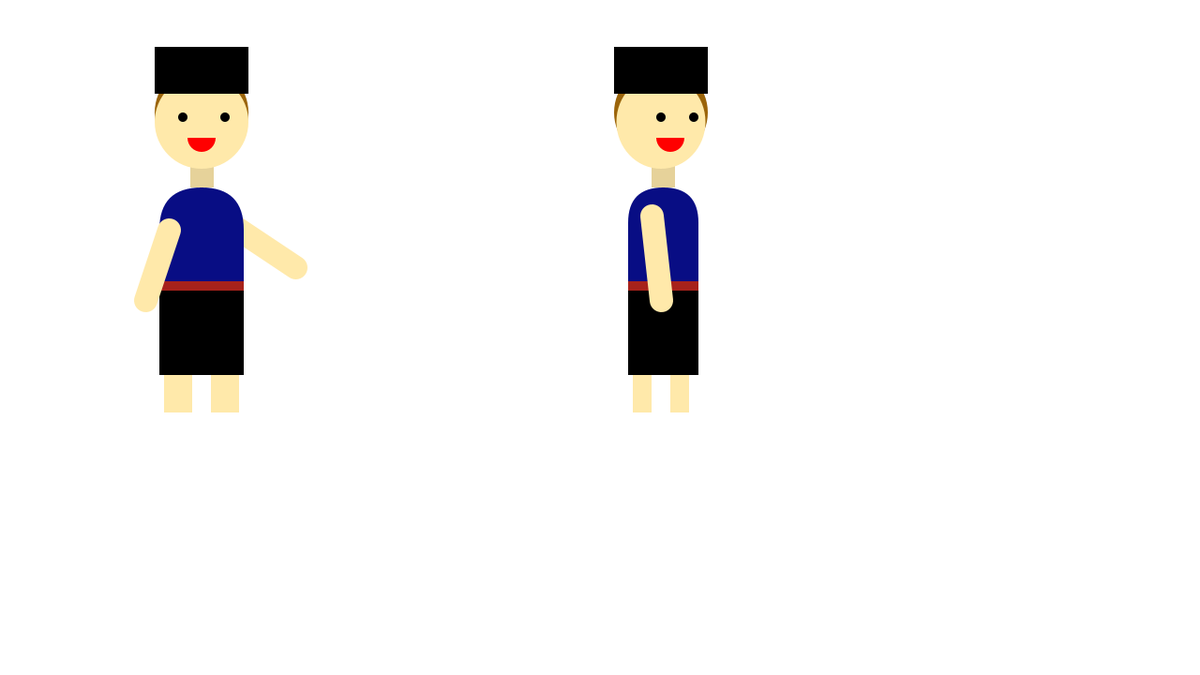
Frame 1 (no input)
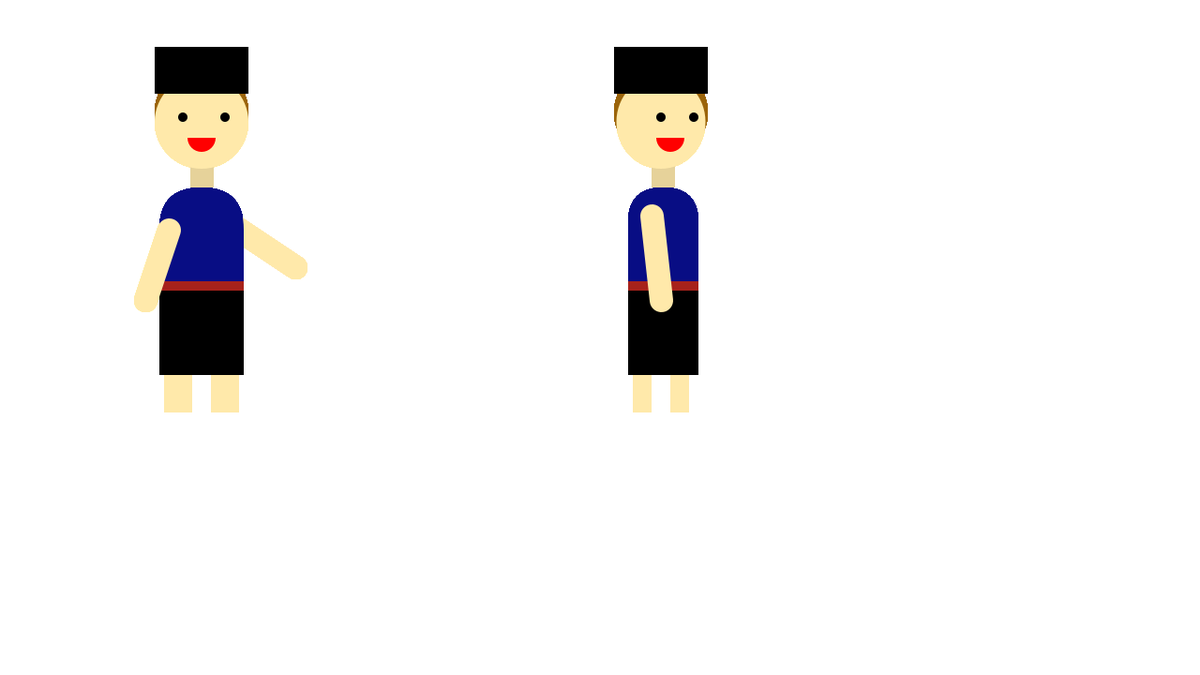
Frame 60 (the mouse pressed at the canvas centre just before this capture)
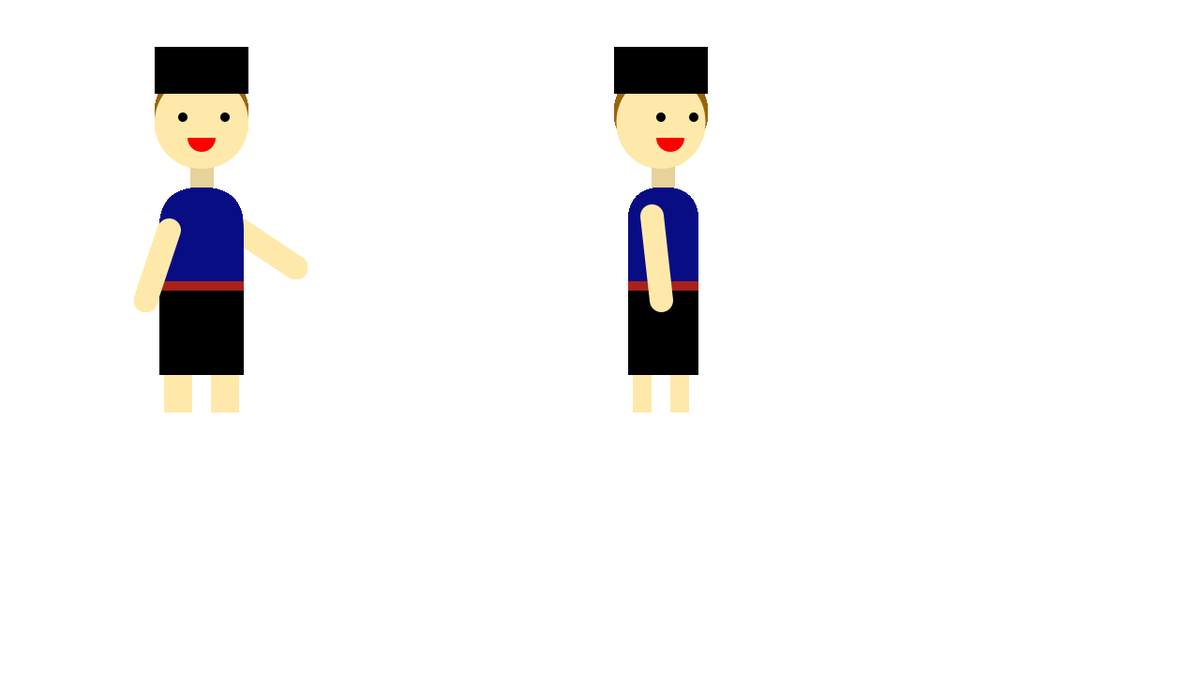
Frame 120 (the mouse held since frame 60 and released just before this capture)

The Processing sketch that drew these frames (run headless with seeded random() and noise(); from frame 60 on, the mouse is pressed at the canvas centre):

// Processing sketch: Oramg
// ── Oramg.pde
void setup() {
  size(1280, 720);
  background(255);
}

void draw() {
  translate(width/2, height/2);
  //sudut45derajat
  pushMatrix();
  translate(-250, 0);
  //tangan kanan
  pushMatrix();
  strokeWeight(25);   
  stroke(255, 233, 170);
  line(-150, -125, -75, -75);
  popMatrix();
  pushMatrix(); 
  translate(-625, -350);
  //rambut
  pushMatrix();
  fill(155, 100, 10);
  noStroke();
  ellipse(450, 110, 100, 100);
  popMatrix();
   //leher
  pushMatrix();
  fill(230, 210, 154);
  rect(438, 160, 25, 30);
  popMatrix();
  //kepala
  pushMatrix();
  fill(255, 233, 170);
  noStroke();
  ellipse(450, 120, 100, 100);
  popMatrix();
  //mata kiri
  pushMatrix();
  fill(0, 0, 0);
  noStroke();
  ellipse(430, 115, 10, 10);
  popMatrix();
  //mata kanan
  pushMatrix();
  fill(0, 0, 0);
  noStroke();
  ellipse(475, 115, 10, 10);
  popMatrix();
  //mulut
  pushMatrix();
  fill(255, 0, 0);
  arc(450, 137, 30, 30, 0, PI);
  popMatrix();
  //peci
  pushMatrix();
  fill(0, 0, 0);
  rect(400, 40, 100, 50);
  popMatrix();
 

  //badan  
  pushMatrix();
  fill(8, 13, 132);
  rect(405, 190, 90, 180, 110);
  popMatrix();
  //kaki kiri
  pushMatrix();
  fill(255, 233, 170);
  rect(410, 370, 30, 60);
  popMatrix();
  //kaki kana
  pushMatrix();
  fill(255, 233, 170);
  rect(460, 370, 30, 60);
  popMatrix();

  //sarung
  pushMatrix();
  fill(0, 0, 0);
  rect(405, 290, 90, 100);
  popMatrix();
  //kotak kotak sarung
  pushMatrix();
  fill(167, 34, 27);//warna tangan
  rect(405, 290, 90, 10);
  popMatrix();
  //tangan kanan
  pushMatrix();
  translate(width/2, height/2);
  strokeWeight(25);   
  stroke(255, 233, 170);
  line(-225, -125, -250, -50);
  popMatrix();
  popMatrix();
  popMatrix();


  //sudut90
  pushMatrix();
  translate(250, 0);

  pushMatrix(); 
  translate(-625, -350);
  //rambut
  pushMatrix();
  fill(155, 100, 10);
  noStroke();
  ellipse(440, 110, 100, 100);
  popMatrix();
    //leher
  pushMatrix();
    fill(230, 210, 154);
  rect(430, 160, 25, 30);
  popMatrix();
  //kepala
  pushMatrix();
  fill(255, 233, 170);
  noStroke();
  ellipse(440, 120, 95, 100);
  popMatrix();
  //mata kiri
  pushMatrix();
  fill(0, 0, 0);
  noStroke();
  ellipse(440, 115, 10, 10);
  popMatrix();
  //mata kanan
  pushMatrix();
  fill(0, 0, 0);
  noStroke();
  ellipse(475, 115, 10, 10);
  popMatrix();
  //mulut
  pushMatrix();
  fill(255, 0, 0);
  arc(450, 137, 30, 30, 0, PI);
  popMatrix();
  //peci
  pushMatrix();
  fill(0, 0, 0);
  rect(390, 40, 100, 50);
  popMatrix();


  //badan  
  pushMatrix();
  fill(8, 13, 132);
  rect(405, 190, 75, 150, 110);
  popMatrix();
  //kaki kiri
  pushMatrix();
  fill(255, 233, 170);
  rect(410, 370, 20, 60);
  popMatrix();
  //kaki kana
  pushMatrix();
  translate(-10, 0);
  fill(255, 233, 170);
  rect(460, 370, 20, 60);
  popMatrix();

  //sarung
  pushMatrix();
  fill(0, 0, 0);
  rect(405, 290, 75, 100);
  popMatrix();
  //kotak kotak sarung
  pushMatrix();
  fill(167, 34, 27);//warna tangan
  rect(405, 290, 75, 10);
  popMatrix();
  //tangan kanan
  pushMatrix();
  translate(width/2, height/2);
  strokeWeight(25);   
  stroke(255, 233, 170);
  line(-210, -140, -200, -50);
  popMatrix();
  popMatrix();
  popMatrix();
}
